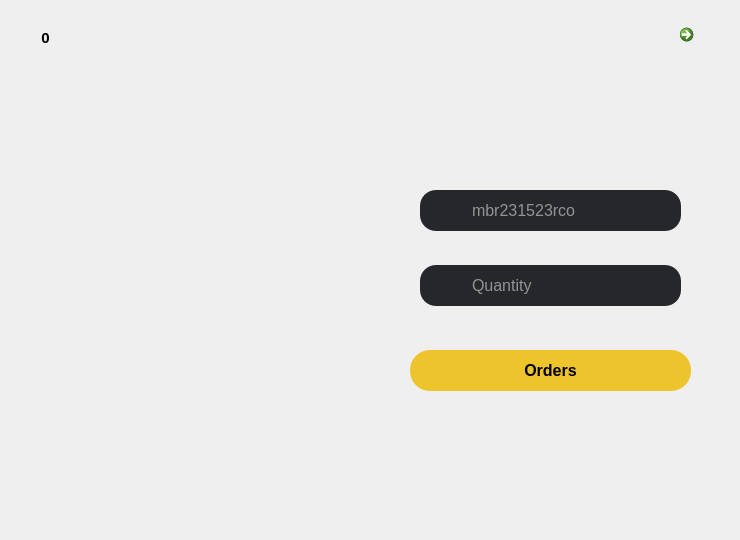
       <widget class="QWidget" name="page_7">
        <widget class="QLabel" name="label_31">
         <property name="geometry">
          <rect>
           <x>0</x>
           <y>0</y>
           <width>731</width>
           <height>531</height>
          </rect>
         </property>
         <property name="text">
          <string/>
         </property>
         <property name="pixmap">
          <pixmap resource="../images/source.qrc">:/Images/pesanan_capuccino.png</pixmap>
         </property>
         <property name="scaledContents">
          <bool>true</bool>
         </property>
        </widget>
        <widget class="QLabel" name="label_32">
         <property name="geometry">
          <rect>
           <x>430</x>
           <y>270</y>
           <width>31</width>
           <height>31</height>
          </rect>
         </property>
         <property name="styleSheet">
          <string notr="true">backround-color:rgba(82, 82, 82, 1);</string>
         </property>
         <property name="text">
          <string/>
         </property>
         <property name="pixmap">
          <pixmap resource="../images/source.qrc">:/Images/quantity.png</pixmap>
         </property>
         <property name="scaledContents">
          <bool>true</bool>
         </property>
        </widget>
        <widget class="QLineEdit" name="lineEdit_4">
         <property name="geometry">
          <rect>
           <x>420</x>
           <y>265</y>
           <width>261</width>
           <height>41</height>
          </rect>
         </property>
         <property name="font">
          <font>
           <family>Arial</family>
           <pointsize>12</pointsize>
          </font>
         </property>
         <property name="styleSheet">
          <string notr="true">background-color:rgba(38, 39, 42, 1);
border-radius: 16px;
padding-left:50px;
color:white;</string>
         </property>
         <property name="text">
          <string/>
         </property>
         <property name="placeholderText">
          <string>Quantity</string>
         </property>
        </widget>
        <widget class="QPushButton" name="pushButton_5">
         <property name="geometry">
          <rect>
           <x>410</x>
           <y>350</y>
           <width>281</width>
           <height>41</height>
          </rect>
         </property>
         <property name="font">
          <font>
           <family>Arial</family>
           <pointsize>12</pointsize>
           <weight>75</weight>
           <bold>true</bold>
          </font>
         </property>
         <property name="styleSheet">
          <string notr="true">QPushButton{
background-color:rgba(237, 196, 44, 1);
color:black;
border-radius:20px;
}

QPushButton:pressed {
      color: white;
    background-color:black;
    color:rgba(237, 196, 44, 1);
}</string>
         </property>
         <property name="text">
          <string>Orders</string>
         </property>
        </widget>
        <widget class="QLineEdit" name="lineEdit_2">
         <property name="geometry">
          <rect>
           <x>420</x>
           <y>190</y>
           <width>261</width>
           <height>41</height>
          </rect>
         </property>
         <property name="font">
          <font>
           <family>Arial</family>
           <pointsize>12</pointsize>
          </font>
         </property>
         <property name="styleSheet">
          <string notr="true">background-color:rgba(38, 39, 42, 1);
border-radius: 16px;
padding-left:50px;
color:white;</string>
         </property>
         <property name="text">
          <string/>
         </property>
         <property name="placeholderText">
          <string>mbr231523rco</string>
         </property>
        </widget>
        <widget class="QLabel" name="label_33">
         <property name="geometry">
          <rect>
           <x>430</x>
           <y>195</y>
           <width>31</width>
           <height>31</height>
          </rect>
         </property>
         <property name="styleSheet">
          <string notr="true">backround-color:rgba(82, 82, 82, 1);</string>
         </property>
         <property name="text">
          <string/>
         </property>
         <property name="pixmap">
          <pixmap resource="../images/source.qrc">:/Images/member.png</pixmap>
         </property>
         <property name="scaledContents">
          <bool>true</bool>
         </property>
        </widget>
        <widget class="QCommandLinkButton" name="commandLinkButton_3">
         <property name="geometry">
          <rect>
           <x>672</x>
           <y>17</y>
           <width>41</width>
           <height>41</height>
          </rect>
         </property>
         <property name="text">
          <string/>
         </property>
         <property name="icon">
          <iconset resource="../images/source.qrc">
           <normaloff>:/Images/close.png</normaloff>:/Images/close.png</iconset>
         </property>
         <property name="iconSize">
          <size>
           <width>30</width>
           <height>30</height>
          </size>
         </property>
        </widget>
        <widget class="QLabel" name="label_70">
         <property name="geometry">
          <rect>
           <x>21</x>
           <y>13</y>
           <width>51</width>
           <height>51</height>
          </rect>
         </property>
         <property name="text">
          <string/>
         </property>
         <property name="pixmap">
          <pixmap resource="../images/source.qrc">:/Images/lingkaran.png</pixmap>
         </property>
        </widget>
        <widget class="QLabel" name="label_71">
         <property name="geometry">
          <rect>
           <x>30</x>
           <y>30</y>
           <width>31</width>
           <height>16</height>
          </rect>
         </property>
         <property name="font">
          <font>
           <pointsize>11</pointsize>
           <weight>75</weight>
           <bold>true</bold>
          </font>
         </property>
         <property name="text">
          <string>0</string>
         </property>
         <property name="alignment">
          <set>Qt::AlignCenter</set>
         </property>
        </widget>
        <zorder>label_31</zorder>
        <zorder>pushButton_5</zorder>
        <zorder>lineEdit_2</zorder>
        <zorder>label_33</zorder>
        <zorder>commandLinkButton_3</zorder>
        <zorder>lineEdit_4</zorder>
        <zorder>label_32</zorder>
        <zorder>label_70</zorder>
        <zorder>label_71</zorder>
       </widget>
